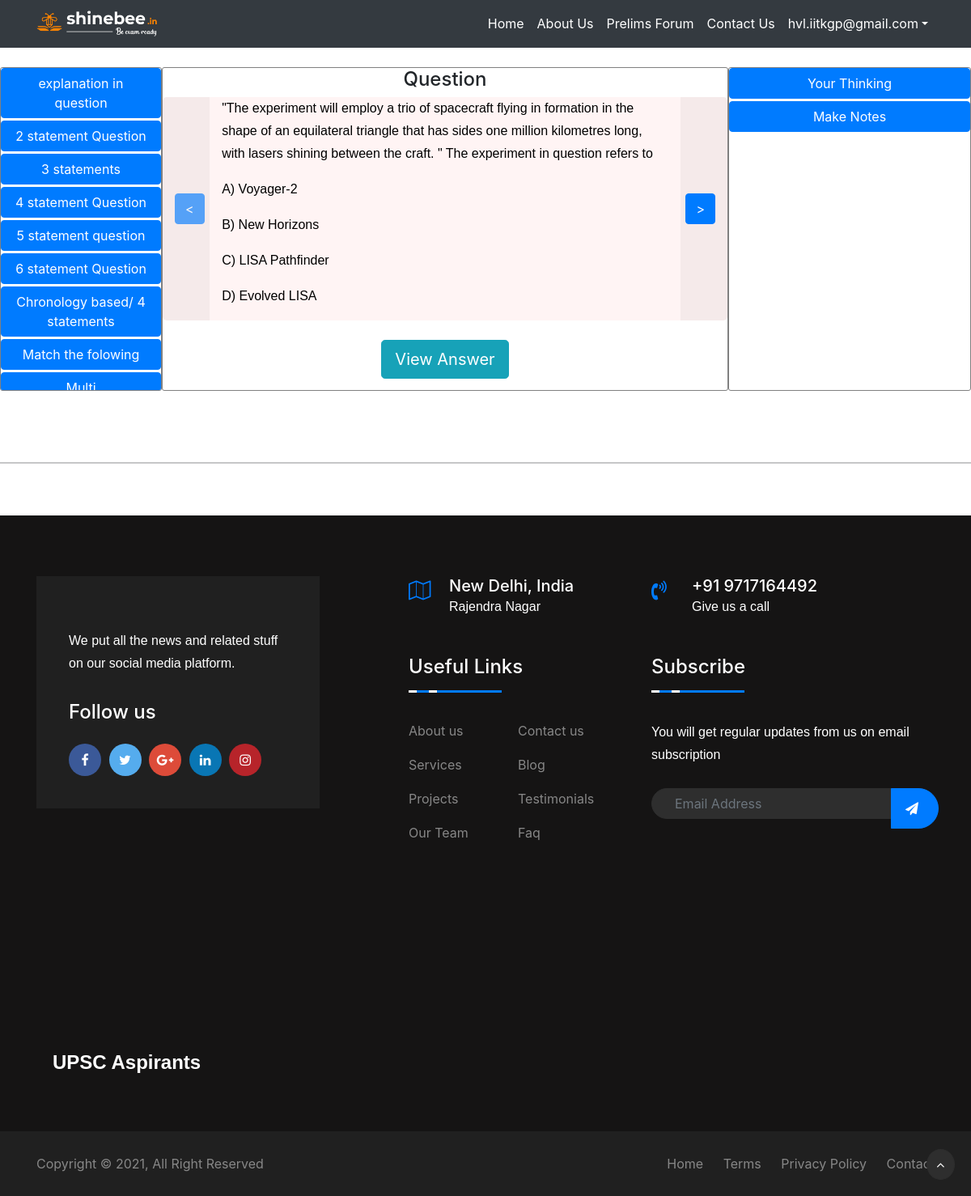
Page /pt_question_tagwise.php (signed in) on the committed database.
### tables this page shows
CREATE TABLE `prelims_questions` (
  `id` int(12) NOT NULL,
  `question` text NOT NULL,
  `option1` text NOT NULL,
  `option2` text NOT NULL,
  `option3` text NOT NULL,
  `option4` text NOT NULL,
  `correct_option` text NOT NULL,
  `answer_description` text NOT NULL,
  `year` text NOT NULL,
  `question_number` int(12) NOT NULL,
  `tags` text NOT NULL,
  `topic` text NOT NULL,
  `question_type` text NOT NULL,
  `status` varchar(12) NOT NULL,
  `source` text NOT NULL,
  `level` int(12) NOT NULL,
  `knowledge_needed` text NOT NULL,
  `trick_needed` text NOT NULL,
  `current_static` varchar(100) NOT NULL,
  `reference` text NOT NULL,
  `observation` text NOT NULL
);

### pt_question_tagwise.php (the view, shortened to what this page needs)
<?php
	$servername = "localhost";
	$username = "hvlias";
	$password = "hvlias@123";
	$db = "db1";
	$connection = mysqli_connect($servername, $username, $password,$db);
        $sql = "select * from question_type_pt order by question_type, question_year, question_number asc limit 1";
		$result = mysqli_query($connection, $sql);
		$question_number2 = "";
        while ($row = mysqli_fetch_assoc($result))
        {
			$question_year = $row['question_year'];
			$question_number2 = $row['question_number'];
		}
		$sql2 = "select * from prelims_questions where year='$question_year' and question_number=$question_number2";
        $result2 = mysqli_query($connection, $sql2);
        while ($row2 = mysqli_fetch_assoc($result2))
        {
            $question = $row2['question'];
            $option1 = $row2['option1'];
            $option2 = $row2['option2'];
			$option3 = $row2['option3'];
            $option4 = $row2['option4'];
        }
		$tags_present = "";
?>
<!DOCTYPE html>
<html lang="en">
    <head>
        <link href="css/styles.css" rel="stylesheet" />
		<link href="css/footer.css" rel="stylesheet" />
		<link rel="stylesheet" href="https://stackpath.bootstrapcdn.com/bootstrap/4.5.0/css/bootstrap.min.css">
		<link rel="stylesheet" href="https://maxcdn.bootstrapcdn.com/font-awesome/4.7.0/css/font-awesome.min.css">
    </head>
    <body>
            <?php include 'topheader.php'; ?>
				<br/>
                <div class="container-fluid">
                    <div class="row">
						<div class="col-sm-2" style="border: 1px solid grey; height: 400px; overflow: scroll; border-radius:3px">
							<?php
								$sql_topic = "select distinct question_type from question_type_pt order by question_type";
								$result_topic = mysqli_query($connection, $sql_topic);
								while ($row_topic = mysqli_fetch_assoc($result_topic))
								{
									$question_type_tag = $row_topic['question_type'];
									$tag = "#topic".$question_type_tag;
									$tag2 = "topic".$question_type_tag;
									echo '<div class="row" style="margin-bottom:3px">';
									echo '<button class="btn btn-primary" type="button" data-toggle="collapse" data-target="'.$tag.'" aria-expanded="true" aria-controls="'.$tag2.'">'.$question_type_tag.'</button>';
									echo '</div>';
								}
							?>
						</div>
						<div class="col-sm-7" style="border: 1px solid grey; height: 400px; overflow: scroll; border-radius:3px">
						<h4 style="text-align:center">Question</h4>
							<div class="row" style="background-color: #f5eaea; border-radius:5px;">
							<div class="col-sm-1 my-auto">
								<button type="button" class="btn btn-primary float-left" name="Previous" value="Previous" id="previousButton" <?php echo "disabled"; ?> ><</button>
							</div>
							<div class="col-sm-10" style="background-color: #fff4f4">
							<p id="question" style="color:black"><?php echo $question."<br/>"; ?></p>
							<p id="option1" style="color:black"><?php echo "A) ".$option1; ?></p>
							<p id="option2" style="color:black"><?php echo "B) ".$option2; ?></p>
							<p id="option3" style="color:black"><?php echo "C) ".$option3; ?></p>
							<p id="option4" style="color:black"><?php echo "D) ".$option4; ?></p>
							</div>
							<div class="col-sm-1 my-auto">
								<button type="button" class="btn btn-primary float-right" name="Next" value="Next" id="nextButton">></button>
							</div>
							</div>
							<br/>
							<div class="row">
								<div class="col-sm-4">
								</div>
								<div class="col-sm-4 text-center">
									<button type="button" class="btn btn-info btn-lg" data-toggle="collapse" data-target="#answerCollapse" aria-expanded="false" aria-controls="answerCollapse">View Answer</button>
								</div>
								<div class="col-sm-4">
								</div>
							</div>
							<br/>
							<br/>
							<br/>
							<br/>
							Tags: <input class="form-control" id="tags_value" <?php echo 'value="'.$tags_present.'"' ; ?> type="text"/><br/>
						</div>
						<div class="col-sm-3" style="border: 1px solid grey; height: 400px; overflow: scroll; border-radius:3px">
							<div class="row" style="margin-bottom:3px">
								<button class="btn btn-primary" type="button" data-toggle="collapse" data-target="#thinking" aria-expanded="true" aria-controls="thinking">Your Thinking</button>
								<br/>
							</div>
							<div class="row" style="margin-bottom:3px">
								<button class="btn btn-primary" type="button" data-toggle="collapse" data-target="#mynotesUpper" aria-expanded="true" aria-controls="mynotesUpper">Make Notes</button>
								<br/>
							</div>
						</div>
					</div>
					<br/>
                </div>
		<br/>
		<br/>
		<hr>
		<br/>
		<br/>
    </body>
</html>

### rows in the picture
prelims_questions: question "\"The experiment will employ a trio of spacecraft flying in formation in the shape of an equilateral triangle that has sides one million kilometres long, with lasers shining between the craft. \" The experiment in question refers to", option1 "Voyager-2", option2 "New Horizons", option3 "LISA Pathfinder", option4 "Evolved LISA"

### other values in the picture
$_SESSION['user_email'] "hvl.iitkgp@gmail.com"
$question_type_tag "explanation in question"
$question_type_tag "2 statement Question"
$question_type_tag "3 statements"
$question_type_tag "4 statement Question"
$question_type_tag "5 statement question"
$question_type_tag "6 statement Question"
$question_type_tag "Chronology based/ 4 statements"
$question_type_tag "Match the folowing"
